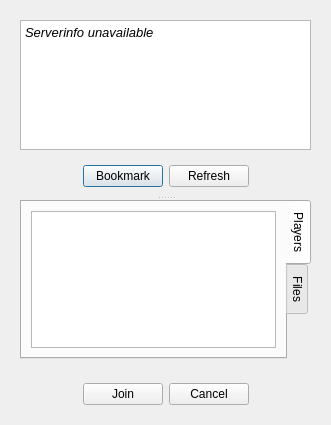
<?xml version="1.0" encoding="UTF-8"?>
<ui version="4.0">
 <class>NetgameDialog</class>
 <widget class="QDialog" name="NetgameDialog">
  <property name="geometry">
   <rect>
    <x>0</x>
    <y>0</y>
    <width>331</width>
    <height>425</height>
   </rect>
  </property>
  <property name="windowTitle">
   <string>Dialog</string>
  </property>
  <layout class="QVBoxLayout" name="verticalLayout">
   <item>
    <widget class="QWidget" name="widget_4" native="true">
     <layout class="QVBoxLayout" name="verticalLayout_3">
      <item>
       <widget class="QSplitter" name="splitter">
        <property name="orientation">
         <enum>Qt::Orientation::Vertical</enum>
        </property>
        <widget class="QWidget" name="widget_6" native="true">
         <layout class="QVBoxLayout" name="verticalLayout_4">
          <item>
           <widget class="QTextBrowser" name="ServerinfoLabel">
            <property name="html">
             <string>&lt;!DOCTYPE HTML PUBLIC &quot;-//W3C//DTD HTML 4.0//EN&quot; &quot;http://www.w3.org/TR/REC-html40/strict.dtd&quot;&gt;
&lt;html&gt;&lt;head&gt;&lt;meta name=&quot;qrichtext&quot; content=&quot;1&quot; /&gt;&lt;meta charset=&quot;utf-8&quot; /&gt;&lt;style type=&quot;text/css&quot;&gt;
p, li { white-space: pre-wrap; }
hr { height: 1px; border-width: 0; }
li.unchecked::marker { content: &quot;\2610&quot;; }
li.checked::marker { content: &quot;\2612&quot;; }
&lt;/style&gt;&lt;/head&gt;&lt;body style=&quot; font-family:'Atkinson Hyperlegible'; font-size:10pt; font-weight:400; font-style:normal;&quot;&gt;
&lt;p style=&quot; margin-top:0px; margin-bottom:0px; margin-left:0px; margin-right:0px; -qt-block-indent:0; text-indent:0px;&quot;&gt;&lt;span style=&quot; font-style:italic;&quot;&gt;Serverinfo unavailable&lt;/span&gt;&lt;/p&gt;&lt;/body&gt;&lt;/html&gt;</string>
            </property>
            <property name="openExternalLinks">
             <bool>true</bool>
            </property>
            <property name="openLinks">
             <bool>false</bool>
            </property>
           </widget>
          </item>
          <item>
           <widget class="QWidget" name="widget_3" native="true">
            <layout class="QHBoxLayout" name="horizontalLayout_4">
             <item>
              <spacer name="horizontalSpacer_3">
               <property name="orientation">
                <enum>Qt::Orientation::Horizontal</enum>
               </property>
               <property name="sizeHint" stdset="0">
                <size>
                 <width>40</width>
                 <height>20</height>
                </size>
               </property>
              </spacer>
             </item>
             <item>
              <widget class="QPushButton" name="pushButton">
               <property name="text">
                <string>Bookmark</string>
               </property>
               <property name="icon">
                <iconset resource="../ll.qrc">
                 <normaloff>:/assets/img/icons/bookmark-new.png</normaloff>:/assets/img/icons/bookmark-new.png</iconset>
               </property>
              </widget>
             </item>
             <item>
              <widget class="QPushButton" name="RefreshButton">
               <property name="sizePolicy">
                <sizepolicy hsizetype="Preferred" vsizetype="Fixed">
                 <horstretch>0</horstretch>
                 <verstretch>0</verstretch>
                </sizepolicy>
               </property>
               <property name="text">
                <string>Refresh</string>
               </property>
               <property name="icon">
                <iconset resource="../ll.qrc">
                 <normaloff>:/assets/img/icons/view-refresh.png</normaloff>:/assets/img/icons/view-refresh.png</iconset>
               </property>
              </widget>
             </item>
             <item>
              <spacer name="horizontalSpacer_4">
               <property name="orientation">
                <enum>Qt::Orientation::Horizontal</enum>
               </property>
               <property name="sizeHint" stdset="0">
                <size>
                 <width>40</width>
                 <height>20</height>
                </size>
               </property>
              </spacer>
             </item>
            </layout>
           </widget>
          </item>
         </layout>
        </widget>
        <widget class="QTabWidget" name="PlayersAndFiles">
         <property name="tabPosition">
          <enum>QTabWidget::TabPosition::East</enum>
         </property>
         <property name="currentIndex">
          <number>0</number>
         </property>
         <widget class="QWidget" name="Players">
          <attribute name="icon">
           <iconset resource="../ll.qrc">
            <normaloff>:/assets/img/sonic.png</normaloff>:/assets/img/sonic.png</iconset>
          </attribute>
          <attribute name="title">
           <string>Players</string>
          </attribute>
          <layout class="QHBoxLayout" name="horizontalLayout">
           <item>
            <widget class="QListWidget" name="PlayersTable"/>
           </item>
          </layout>
         </widget>
         <widget class="QWidget" name="Files">
          <attribute name="icon">
           <iconset resource="../ll.qrc">
            <normaloff>:/assets/img/filetypes/pk3.png</normaloff>:/assets/img/filetypes/pk3.png</iconset>
          </attribute>
          <attribute name="title">
           <string>Files</string>
          </attribute>
          <layout class="QVBoxLayout" name="verticalLayout_2">
           <item>
            <widget class="QListWidget" name="FilesTable">
             <property name="contextMenuPolicy">
              <enum>Qt::ContextMenuPolicy::ActionsContextMenu</enum>
             </property>
            </widget>
           </item>
          </layout>
         </widget>
        </widget>
       </widget>
      </item>
     </layout>
    </widget>
   </item>
   <item>
    <widget class="QWidget" name="widget" native="true">
     <layout class="QHBoxLayout" name="horizontalLayout_3">
      <item>
       <spacer name="horizontalSpacer">
        <property name="orientation">
         <enum>Qt::Orientation::Horizontal</enum>
        </property>
        <property name="sizeHint" stdset="0">
         <size>
          <width>40</width>
          <height>20</height>
         </size>
        </property>
       </spacer>
      </item>
      <item>
       <widget class="QPushButton" name="JoinButton">
        <property name="sizePolicy">
         <sizepolicy hsizetype="Preferred" vsizetype="Fixed">
          <horstretch>0</horstretch>
          <verstretch>0</verstretch>
         </sizepolicy>
        </property>
        <property name="text">
         <string>Join</string>
        </property>
        <property name="icon">
         <iconset resource="../ll.qrc">
          <normaloff>:/assets/img/icons/media-playback-start.png</normaloff>:/assets/img/icons/media-playback-start.png</iconset>
        </property>
       </widget>
      </item>
      <item>
       <widget class="QPushButton" name="CancelButton">
        <property name="sizePolicy">
         <sizepolicy hsizetype="Preferred" vsizetype="Fixed">
          <horstretch>0</horstretch>
          <verstretch>0</verstretch>
         </sizepolicy>
        </property>
        <property name="text">
         <string>Cancel</string>
        </property>
        <property name="icon">
         <iconset resource="../ll.qrc">
          <normaloff>:/assets/img/icons/abort.png</normaloff>:/assets/img/icons/abort.png</iconset>
        </property>
       </widget>
      </item>
      <item>
       <spacer name="horizontalSpacer_2">
        <property name="orientation">
         <enum>Qt::Orientation::Horizontal</enum>
        </property>
        <property name="sizeHint" stdset="0">
         <size>
          <width>40</width>
          <height>20</height>
         </size>
        </property>
       </spacer>
      </item>
     </layout>
    </widget>
   </item>
  </layout>
 </widget>
 <resources>
  <include location="../ll.qrc"/>
 </resources>
 <connections>
  <connection>
   <sender>CancelButton</sender>
   <signal>clicked()</signal>
   <receiver>NetgameDialog</receiver>
   <slot>close()</slot>
   <hints>
    <hint type="sourcelabel">
     <x>252</x>
     <y>412</y>
    </hint>
    <hint type="destinationlabel">
     <x>256</x>
     <y>0</y>
    </hint>
   </hints>
  </connection>
  <connection>
   <sender>JoinButton</sender>
   <signal>clicked()</signal>
   <receiver>NetgameDialog</receiver>
   <slot>join_netgame()</slot>
   <hints>
    <hint type="sourcelabel">
     <x>162</x>
     <y>412</y>
    </hint>
    <hint type="destinationlabel">
     <x>114</x>
     <y>0</y>
    </hint>
   </hints>
  </connection>
  <connection>
   <sender>RefreshButton</sender>
   <signal>clicked()</signal>
   <receiver>NetgameDialog</receiver>
   <slot>query()</slot>
   <hints>
    <hint type="sourcelabel">
     <x>257</x>
     <y>144</y>
    </hint>
    <hint type="destinationlabel">
     <x>208</x>
     <y>0</y>
    </hint>
   </hints>
  </connection>
  <connection>
   <sender>pushButton</sender>
   <signal>clicked()</signal>
   <receiver>NetgameDialog</receiver>
   <slot>bookmark()</slot>
   <hints>
    <hint type="sourcelabel">
     <x>120</x>
     <y>125</y>
    </hint>
    <hint type="destinationlabel">
     <x>128</x>
     <y>-17</y>
    </hint>
   </hints>
  </connection>
 </connections>
 <slots>
  <slot>query()</slot>
  <slot>join_netgame()</slot>
  <slot>bookmark()</slot>
 </slots>
</ui>
